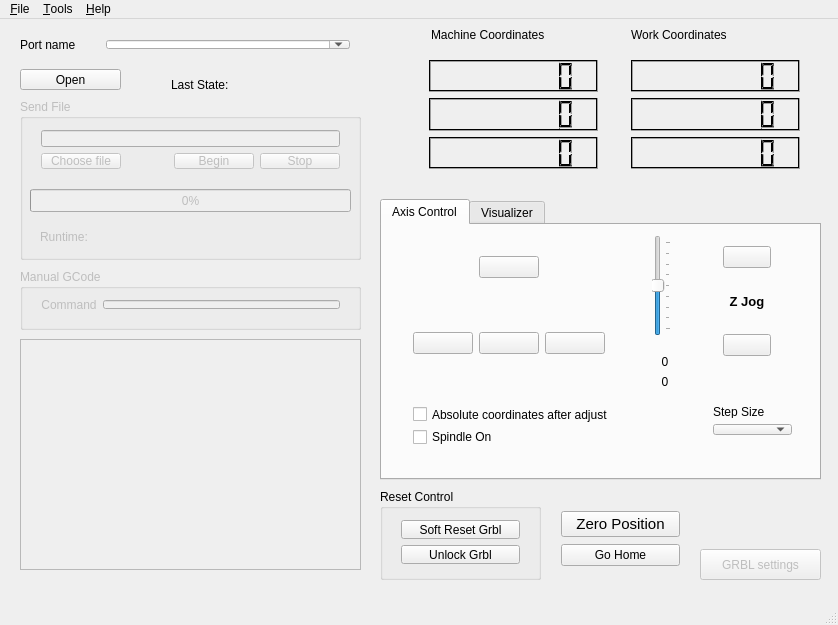
<?xml version="1.0" encoding="UTF-8"?>
<ui version="4.0">
 <class>MainWindow</class>
 <widget class="QMainWindow" name="MainWindow">
  <property name="enabled">
   <bool>true</bool>
  </property>
  <property name="geometry">
   <rect>
    <x>0</x>
    <y>0</y>
    <width>838</width>
    <height>625</height>
   </rect>
  </property>
  <property name="sizePolicy">
   <sizepolicy hsizetype="Expanding" vsizetype="Preferred">
    <horstretch>7</horstretch>
    <verstretch>0</verstretch>
   </sizepolicy>
  </property>
  <property name="maximumSize">
   <size>
    <width>10000000</width>
    <height>10000000</height>
   </size>
  </property>
  <property name="windowTitle">
   <string>Grbl Controller</string>
  </property>
  <property name="statusTip">
   <string/>
  </property>
  <widget class="QWidget" name="centralWidget">
   <widget class="QWidget" name="layoutWidget1">
    <property name="geometry">
     <rect>
      <x>418</x>
      <y>30</y>
      <width>191</width>
      <height>131</height>
     </rect>
    </property>
    <layout class="QVBoxLayout" name="verticalLayoutMachCoord">
     <item>
      <widget class="QLCDNumber" name="lcdMachNumberX">
       <property name="palette">
        <palette>
         <active>
          <colorrole role="Light">
           <brush brushstyle="SolidPattern">
            <color alpha="255">
             <red>0</red>
             <green>0</green>
             <blue>0</blue>
            </color>
           </brush>
          </colorrole>
         </active>
         <inactive>
          <colorrole role="Light">
           <brush brushstyle="SolidPattern">
            <color alpha="255">
             <red>0</red>
             <green>0</green>
             <blue>0</blue>
            </color>
           </brush>
          </colorrole>
         </inactive>
         <disabled>
          <colorrole role="Light">
           <brush brushstyle="SolidPattern">
            <color alpha="255">
             <red>0</red>
             <green>0</green>
             <blue>0</blue>
            </color>
           </brush>
          </colorrole>
         </disabled>
        </palette>
       </property>
       <property name="font">
        <font>
         <weight>50</weight>
         <bold>false</bold>
         <kerning>true</kerning>
        </font>
       </property>
       <property name="smallDecimalPoint">
        <bool>true</bool>
       </property>
       <property name="numDigits">
        <number>7</number>
       </property>
       <property name="segmentStyle">
        <enum>QLCDNumber::Filled</enum>
       </property>
      </widget>
     </item>
     <item>
      <widget class="QLCDNumber" name="lcdMachNumberY">
       <property name="palette">
        <palette>
         <active>
          <colorrole role="Light">
           <brush brushstyle="SolidPattern">
            <color alpha="255">
             <red>0</red>
             <green>0</green>
             <blue>0</blue>
            </color>
           </brush>
          </colorrole>
         </active>
         <inactive>
          <colorrole role="Light">
           <brush brushstyle="SolidPattern">
            <color alpha="255">
             <red>0</red>
             <green>0</green>
             <blue>0</blue>
            </color>
           </brush>
          </colorrole>
         </inactive>
         <disabled>
          <colorrole role="Light">
           <brush brushstyle="SolidPattern">
            <color alpha="255">
             <red>0</red>
             <green>0</green>
             <blue>0</blue>
            </color>
           </brush>
          </colorrole>
         </disabled>
        </palette>
       </property>
       <property name="font">
        <font>
         <weight>50</weight>
         <bold>false</bold>
         <kerning>true</kerning>
        </font>
       </property>
       <property name="smallDecimalPoint">
        <bool>true</bool>
       </property>
       <property name="numDigits">
        <number>7</number>
       </property>
       <property name="segmentStyle">
        <enum>QLCDNumber::Filled</enum>
       </property>
      </widget>
     </item>
     <item>
      <widget class="QLCDNumber" name="lcdMachNumberZ">
       <property name="palette">
        <palette>
         <active>
          <colorrole role="Light">
           <brush brushstyle="SolidPattern">
            <color alpha="255">
             <red>0</red>
             <green>0</green>
             <blue>0</blue>
            </color>
           </brush>
          </colorrole>
         </active>
         <inactive>
          <colorrole role="Light">
           <brush brushstyle="SolidPattern">
            <color alpha="255">
             <red>0</red>
             <green>0</green>
             <blue>0</blue>
            </color>
           </brush>
          </colorrole>
         </inactive>
         <disabled>
          <colorrole role="Light">
           <brush brushstyle="SolidPattern">
            <color alpha="255">
             <red>0</red>
             <green>0</green>
             <blue>0</blue>
            </color>
           </brush>
          </colorrole>
         </disabled>
        </palette>
       </property>
       <property name="font">
        <font>
         <weight>50</weight>
         <bold>false</bold>
         <kerning>true</kerning>
        </font>
       </property>
       <property name="smallDecimalPoint">
        <bool>true</bool>
       </property>
       <property name="numDigits">
        <number>7</number>
       </property>
       <property name="digitCount">
        <number>7</number>
       </property>
       <property name="segmentStyle">
        <enum>QLCDNumber::Filled</enum>
       </property>
      </widget>
     </item>
    </layout>
   </widget>
   <widget class="QWidget" name="layoutWidget2">
    <property name="geometry">
     <rect>
      <x>390</x>
      <y>30</y>
      <width>20</width>
      <height>131</height>
     </rect>
    </property>
    <layout class="QVBoxLayout" name="verticalLayout_3">
     <item>
      <widget class="QLabel" name="lblX">
       <property name="font">
        <font>
         <pointsize>18</pointsize>
        </font>
       </property>
       <property name="text">
        <string>X</string>
       </property>
       <property name="alignment">
        <set>Qt::AlignCenter</set>
       </property>
      </widget>
     </item>
     <item>
      <widget class="QLabel" name="lblY">
       <property name="font">
        <font>
         <pointsize>18</pointsize>
        </font>
       </property>
       <property name="text">
        <string>Y</string>
       </property>
       <property name="alignment">
        <set>Qt::AlignCenter</set>
       </property>
      </widget>
     </item>
     <item>
      <widget class="QLabel" name="lblZ">
       <property name="font">
        <font>
         <pointsize>18</pointsize>
        </font>
       </property>
       <property name="text">
        <string>Z</string>
       </property>
       <property name="alignment">
        <set>Qt::AlignCenter</set>
       </property>
      </widget>
     </item>
    </layout>
   </widget>
   <widget class="QListWidget" name="statusList">
    <property name="enabled">
     <bool>false</bool>
    </property>
    <property name="geometry">
     <rect>
      <x>20</x>
      <y>320</y>
      <width>341</width>
      <height>231</height>
     </rect>
    </property>
   </widget>
   <widget class="QGroupBox" name="groupBoxSendFile">
    <property name="enabled">
     <bool>false</bool>
    </property>
    <property name="geometry">
     <rect>
      <x>20</x>
      <y>80</y>
      <width>341</width>
      <height>161</height>
     </rect>
    </property>
    <property name="title">
     <string>Send File</string>
    </property>
    <widget class="QWidget" name="layoutWidget6">
     <property name="geometry">
      <rect>
       <x>10</x>
       <y>20</y>
       <width>321</width>
       <height>61</height>
      </rect>
     </property>
     <layout class="QGridLayout" name="gridLayout_2">
      <item row="0" column="0" colspan="4">
       <widget class="QLineEdit" name="filePath"/>
      </item>
      <item row="1" column="2">
       <widget class="QPushButton" name="Begin">
        <property name="text">
         <string>Begin</string>
        </property>
       </widget>
      </item>
      <item row="1" column="3">
       <widget class="QPushButton" name="Stop">
        <property name="text">
         <string>Stop</string>
        </property>
       </widget>
      </item>
      <item row="1" column="1">
       <spacer name="horizontalSpacer">
        <property name="orientation">
         <enum>Qt::Horizontal</enum>
        </property>
        <property name="sizeHint" stdset="0">
         <size>
          <width>40</width>
          <height>20</height>
         </size>
        </property>
       </spacer>
      </item>
      <item row="1" column="0">
       <widget class="QPushButton" name="openFile">
        <property name="text">
         <string>Choose file</string>
        </property>
       </widget>
      </item>
     </layout>
    </widget>
    <widget class="QProgressBar" name="progressFileSend">
     <property name="geometry">
      <rect>
       <x>10</x>
       <y>90</y>
       <width>321</width>
       <height>23</height>
      </rect>
     </property>
     <property name="value">
      <number>0</number>
     </property>
    </widget>
    <widget class="QLabel" name="labelRuntime">
     <property name="enabled">
      <bool>false</bool>
     </property>
     <property name="geometry">
      <rect>
       <x>20</x>
       <y>130</y>
       <width>61</width>
       <height>16</height>
      </rect>
     </property>
     <property name="text">
      <string>Runtime:</string>
     </property>
    </widget>
    <widget class="QLabel" name="outputRuntime">
     <property name="enabled">
      <bool>false</bool>
     </property>
     <property name="geometry">
      <rect>
       <x>90</x>
       <y>130</y>
       <width>61</width>
       <height>16</height>
      </rect>
     </property>
     <property name="text">
      <string/>
     </property>
    </widget>
   </widget>
   <widget class="QPushButton" name="btnGRBL">
    <property name="enabled">
     <bool>false</bool>
    </property>
    <property name="geometry">
     <rect>
      <x>700</x>
      <y>530</y>
      <width>121</width>
      <height>31</height>
     </rect>
    </property>
    <property name="text">
     <string>GRBL settings</string>
    </property>
   </widget>
   <widget class="QGroupBox" name="groupBoxManualGCode">
    <property name="enabled">
     <bool>false</bool>
    </property>
    <property name="geometry">
     <rect>
      <x>20</x>
      <y>250</y>
      <width>341</width>
      <height>61</height>
     </rect>
    </property>
    <property name="title">
     <string>Manual GCode</string>
    </property>
    <widget class="QWidget" name="layoutWidget7">
     <property name="geometry">
      <rect>
       <x>10</x>
       <y>20</y>
       <width>321</width>
       <height>31</height>
      </rect>
     </property>
     <layout class="QHBoxLayout" name="horizontalLayout">
      <item>
       <widget class="QLabel" name="label">
        <property name="text">
         <string>Command</string>
        </property>
        <property name="alignment">
         <set>Qt::AlignCenter</set>
        </property>
       </widget>
      </item>
      <item>
       <widget class="QLineEdit" name="Command">
        <property name="text">
         <string/>
        </property>
       </widget>
      </item>
     </layout>
    </widget>
   </widget>
   <widget class="QPushButton" name="btnOpenPort">
    <property name="geometry">
     <rect>
      <x>20</x>
      <y>50</y>
      <width>101</width>
      <height>21</height>
     </rect>
    </property>
    <property name="text">
     <string>Open</string>
    </property>
   </widget>
   <widget class="QWidget" name="horizontalLayoutWidget">
    <property name="geometry">
     <rect>
      <x>20</x>
      <y>10</y>
      <width>341</width>
      <height>31</height>
     </rect>
    </property>
    <layout class="QHBoxLayout" name="layoutComPort">
     <property name="leftMargin">
      <number>0</number>
     </property>
     <item>
      <widget class="QLabel" name="lblPort">
       <property name="sizePolicy">
        <sizepolicy hsizetype="Preferred" vsizetype="Preferred">
         <horstretch>0</horstretch>
         <verstretch>0</verstretch>
        </sizepolicy>
       </property>
       <property name="maximumSize">
        <size>
         <width>80</width>
         <height>16777215</height>
        </size>
       </property>
       <property name="text">
        <string>Port name</string>
       </property>
      </widget>
     </item>
     <item>
      <widget class="QComboBox" name="cmbPort">
       <property name="sizePolicy">
        <sizepolicy hsizetype="Preferred" vsizetype="Fixed">
         <horstretch>0</horstretch>
         <verstretch>0</verstretch>
        </sizepolicy>
       </property>
       <property name="minimumSize">
        <size>
         <width>220</width>
         <height>0</height>
        </size>
       </property>
       <property name="editable">
        <bool>true</bool>
       </property>
      </widget>
     </item>
    </layout>
   </widget>
   <widget class="QWidget" name="verticalLayoutWidget">
    <property name="geometry">
     <rect>
      <x>620</x>
      <y>30</y>
      <width>191</width>
      <height>131</height>
     </rect>
    </property>
    <layout class="QVBoxLayout" name="verticalLayoutWorkCoord">
     <item>
      <widget class="QLCDNumber" name="lcdWorkNumberX">
       <property name="palette">
        <palette>
         <active>
          <colorrole role="Light">
           <brush brushstyle="SolidPattern">
            <color alpha="255">
             <red>0</red>
             <green>0</green>
             <blue>0</blue>
            </color>
           </brush>
          </colorrole>
         </active>
         <inactive>
          <colorrole role="Light">
           <brush brushstyle="SolidPattern">
            <color alpha="255">
             <red>0</red>
             <green>0</green>
             <blue>0</blue>
            </color>
           </brush>
          </colorrole>
         </inactive>
         <disabled>
          <colorrole role="Light">
           <brush brushstyle="SolidPattern">
            <color alpha="255">
             <red>0</red>
             <green>0</green>
             <blue>0</blue>
            </color>
           </brush>
          </colorrole>
         </disabled>
        </palette>
       </property>
       <property name="font">
        <font>
         <weight>50</weight>
         <bold>false</bold>
         <kerning>true</kerning>
        </font>
       </property>
       <property name="smallDecimalPoint">
        <bool>true</bool>
       </property>
       <property name="numDigits">
        <number>7</number>
       </property>
       <property name="segmentStyle">
        <enum>QLCDNumber::Filled</enum>
       </property>
      </widget>
     </item>
     <item>
      <widget class="QLCDNumber" name="lcdWorkNumberY">
       <property name="palette">
        <palette>
         <active>
          <colorrole role="Light">
           <brush brushstyle="SolidPattern">
            <color alpha="255">
             <red>0</red>
             <green>0</green>
             <blue>0</blue>
            </color>
           </brush>
          </colorrole>
         </active>
         <inactive>
          <colorrole role="Light">
           <brush brushstyle="SolidPattern">
            <color alpha="255">
             <red>0</red>
             <green>0</green>
             <blue>0</blue>
            </color>
           </brush>
          </colorrole>
         </inactive>
         <disabled>
          <colorrole role="Light">
           <brush brushstyle="SolidPattern">
            <color alpha="255">
             <red>0</red>
             <green>0</green>
             <blue>0</blue>
            </color>
           </brush>
          </colorrole>
         </disabled>
        </palette>
       </property>
       <property name="font">
        <font>
         <weight>50</weight>
         <bold>false</bold>
         <kerning>true</kerning>
        </font>
       </property>
       <property name="smallDecimalPoint">
        <bool>true</bool>
       </property>
       <property name="numDigits">
        <number>7</number>
       </property>
       <property name="segmentStyle">
        <enum>QLCDNumber::Filled</enum>
       </property>
      </widget>
     </item>
     <item>
      <widget class="QLCDNumber" name="lcdWorkNumberZ">
       <property name="palette">
        <palette>
         <active>
          <colorrole role="Light">
           <brush brushstyle="SolidPattern">
            <color alpha="255">
             <red>0</red>
             <green>0</green>
             <blue>0</blue>
            </color>
           </brush>
          </colorrole>
         </active>
         <inactive>
          <colorrole role="Light">
           <brush brushstyle="SolidPattern">
            <color alpha="255">
             <red>0</red>
             <green>0</green>
             <blue>0</blue>
            </color>
           </brush>
          </colorrole>
         </inactive>
         <disabled>
          <colorrole role="Light">
           <brush brushstyle="SolidPattern">
            <color alpha="255">
             <red>0</red>
             <green>0</green>
             <blue>0</blue>
            </color>
           </brush>
          </colorrole>
         </disabled>
        </palette>
       </property>
       <property name="font">
        <font>
         <weight>50</weight>
         <bold>false</bold>
         <kerning>true</kerning>
        </font>
       </property>
       <property name="smallDecimalPoint">
        <bool>true</bool>
       </property>
       <property name="numDigits">
        <number>7</number>
       </property>
       <property name="segmentStyle">
        <enum>QLCDNumber::Filled</enum>
       </property>
      </widget>
     </item>
    </layout>
   </widget>
   <widget class="QGroupBox" name="groupBoxReset">
    <property name="geometry">
     <rect>
      <x>380</x>
      <y>470</y>
      <width>161</width>
      <height>91</height>
     </rect>
    </property>
    <property name="title">
     <string>Reset Control</string>
    </property>
    <widget class="QWidget" name="verticalLayoutWidget_3">
     <property name="geometry">
      <rect>
       <x>10</x>
       <y>20</y>
       <width>141</width>
       <height>66</height>
      </rect>
     </property>
     <layout class="QVBoxLayout" name="verticalLayout_2">
      <item>
       <widget class="QPushButton" name="btnResetGrbl">
        <property name="text">
         <string>Soft Reset Grbl</string>
        </property>
       </widget>
      </item>
      <item>
       <widget class="QPushButton" name="btnUnlockGrbl">
        <property name="text">
         <string>Unlock Grbl</string>
        </property>
       </widget>
      </item>
     </layout>
    </widget>
   </widget>
   <widget class="QWidget" name="horizontalLayoutWidget_2">
    <property name="geometry">
     <rect>
      <x>420</x>
      <y>0</y>
      <width>191</width>
      <height>31</height>
     </rect>
    </property>
    <layout class="QHBoxLayout" name="horizontalLayout_2">
     <item>
      <widget class="QLabel" name="labelMachCoord">
       <property name="text">
        <string>Machine Coordinates</string>
       </property>
      </widget>
     </item>
     <item>
      <widget class="QLabel" name="outputUnitsMachine">
       <property name="text">
        <string/>
       </property>
      </widget>
     </item>
    </layout>
   </widget>
   <widget class="QWidget" name="horizontalLayoutWidget_3">
    <property name="geometry">
     <rect>
      <x>620</x>
      <y>0</y>
      <width>201</width>
      <height>31</height>
     </rect>
    </property>
    <layout class="QHBoxLayout" name="horizontalLayout_3">
     <item>
      <widget class="QLabel" name="labelWorkCoord">
       <property name="text">
        <string>Work Coordinates</string>
       </property>
      </widget>
     </item>
     <item>
      <widget class="QLabel" name="outputUnitsWork">
       <property name="text">
        <string/>
       </property>
      </widget>
     </item>
    </layout>
   </widget>
   <widget class="QWidget" name="horizontalLayoutWidget_4">
    <property name="geometry">
     <rect>
      <x>160</x>
      <y>50</y>
      <width>201</width>
      <height>31</height>
     </rect>
    </property>
    <layout class="QHBoxLayout" name="horizontalLayout_4">
     <item>
      <widget class="QLabel" name="labelLastState">
       <property name="text">
        <string>Last State:</string>
       </property>
      </widget>
     </item>
     <item>
      <widget class="QLabel" name="outputLastState">
       <property name="text">
        <string/>
       </property>
      </widget>
     </item>
    </layout>
   </widget>
   <widget class="QWidget" name="verticalLayoutWidget_4">
    <property name="geometry">
     <rect>
      <x>550</x>
      <y>480</y>
      <width>141</width>
      <height>81</height>
     </rect>
    </property>
    <layout class="QVBoxLayout" name="verticalLayout_4">
     <item>
      <widget class="QPushButton" name="btnSetHome">
       <property name="font">
        <font>
         <pointsize>11</pointsize>
        </font>
       </property>
       <property name="autoFillBackground">
        <bool>false</bool>
       </property>
       <property name="text">
        <string>Zero Position</string>
       </property>
      </widget>
     </item>
     <item>
      <widget class="QPushButton" name="btnGoHomeSafe">
       <property name="text">
        <string>Go Home</string>
       </property>
      </widget>
     </item>
    </layout>
   </widget>
   <widget class="QTabWidget" name="tabAxisVisualizer">
    <property name="geometry">
     <rect>
      <x>380</x>
      <y>180</y>
      <width>441</width>
      <height>281</height>
     </rect>
    </property>
    <property name="currentIndex">
     <number>0</number>
    </property>
    <widget class="QWidget" name="tab">
     <attribute name="title">
      <string>Axis Control</string>
     </attribute>
     <widget class="QWidget" name="layoutWidget3">
      <property name="geometry">
       <rect>
        <x>20</x>
        <y>20</y>
        <width>214</width>
        <height>120</height>
       </rect>
      </property>
      <layout class="QGridLayout" name="gridLayout" rowstretch="0,0,0">
       <item row="0" column="1">
        <widget class="QPushButton" name="IncYBtn">
         <property name="text">
          <string/>
         </property>
         <property name="icon">
          <iconset resource="GrblController.qrc">
           <normaloff>:/img/up.PNG</normaloff>:/img/up.PNG</iconset>
         </property>
         <property name="iconSize">
          <size>
           <width>24</width>
           <height>24</height>
          </size>
         </property>
        </widget>
       </item>
       <item row="1" column="1">
        <spacer name="verticalSpacer">
         <property name="orientation">
          <enum>Qt::Vertical</enum>
         </property>
         <property name="sizeHint" stdset="0">
          <size>
           <width>18</width>
           <height>17</height>
          </size>
         </property>
        </spacer>
       </item>
       <item row="2" column="0">
        <widget class="QPushButton" name="DecXBtn">
         <property name="text">
          <string/>
         </property>
         <property name="icon">
          <iconset resource="GrblController.qrc">
           <normaloff>:/img/left.PNG</normaloff>:/img/left.PNG</iconset>
         </property>
         <property name="iconSize">
          <size>
           <width>24</width>
           <height>24</height>
          </size>
         </property>
        </widget>
       </item>
       <item row="2" column="1">
        <widget class="QPushButton" name="DecYBtn">
         <property name="text">
          <string/>
         </property>
         <property name="icon">
          <iconset resource="GrblController.qrc">
           <normaloff>:/img/down.PNG</normaloff>:/img/down.PNG</iconset>
         </property>
         <property name="iconSize">
          <size>
           <width>24</width>
           <height>24</height>
          </size>
         </property>
        </widget>
       </item>
       <item row="2" column="2">
        <widget class="QPushButton" name="IncXBtn">
         <property name="text">
          <string/>
         </property>
         <property name="icon">
          <iconset resource="GrblController.qrc">
           <normaloff>:/img/right.PNG</normaloff>:/img/right.PNG</iconset>
         </property>
         <property name="iconSize">
          <size>
           <width>24</width>
           <height>24</height>
          </size>
         </property>
        </widget>
       </item>
      </layout>
     </widget>
     <widget class="QWidget" name="layoutWidget4">
      <property name="geometry">
       <rect>
        <x>330</x>
        <y>10</y>
        <width>70</width>
        <height>132</height>
       </rect>
      </property>
      <layout class="QVBoxLayout" name="layoutZJog">
       <item>
        <widget class="QPushButton" name="IncZBtn">
         <property name="text">
          <string/>
         </property>
         <property name="icon">
          <iconset resource="GrblController.qrc">
           <normaloff>:/img/up.PNG</normaloff>:/img/up.PNG</iconset>
         </property>
         <property name="iconSize">
          <size>
           <width>24</width>
           <height>24</height>
          </size>
         </property>
        </widget>
       </item>
       <item>
        <widget class="QLabel" name="lblZJog">
         <property name="font">
          <font>
           <pointsize>10</pointsize>
           <weight>75</weight>
           <bold>true</bold>
          </font>
         </property>
         <property name="text">
          <string>Z Jog</string>
         </property>
         <property name="alignment">
          <set>Qt::AlignCenter</set>
         </property>
        </widget>
       </item>
       <item>
        <widget class="QPushButton" name="DecZBtn">
         <property name="text">
          <string/>
         </property>
         <property name="icon">
          <iconset resource="GrblController.qrc">
           <normaloff>:/img/down.PNG</normaloff>:/img/down.PNG</iconset>
         </property>
         <property name="iconSize">
          <size>
           <width>24</width>
           <height>24</height>
          </size>
         </property>
        </widget>
       </item>
      </layout>
     </widget>
     <widget class="QWidget" name="layoutWidget5">
      <property name="geometry">
       <rect>
        <x>320</x>
        <y>170</y>
        <width>101</width>
        <height>51</height>
       </rect>
      </property>
      <layout class="QVBoxLayout" name="verticalLayoutStepSize">
       <item>
        <widget class="QLabel" name="lblStep">
         <property name="text">
          <string>Step Size           </string>
         </property>
        </widget>
       </item>
       <item>
        <widget class="QComboBox" name="comboStep"/>
       </item>
      </layout>
     </widget>
     <widget class="QWidget" name="verticalLayoutWidget_2">
      <property name="geometry">
       <rect>
        <x>20</x>
        <y>170</y>
        <width>281</width>
        <height>61</height>
       </rect>
      </property>
      <layout class="QVBoxLayout" name="verticalLayout">
       <item>
        <widget class="QCheckBox" name="chkRestoreAbsolute">
         <property name="text">
          <string>Absolute coordinates after adjust</string>
         </property>
        </widget>
       </item>
       <item>
        <widget class="QCheckBox" name="SpindleOn">
         <property name="text">
          <string>Spindle On</string>
         </property>
         <property name="checked">
          <bool>false</bool>
         </property>
        </widget>
       </item>
      </layout>
     </widget>
     <widget class="QSlider" name="verticalSliderZJog">
      <property name="geometry">
       <rect>
        <x>270</x>
        <y>10</y>
        <width>19</width>
        <height>101</height>
       </rect>
      </property>
      <property name="maximum">
       <number>80</number>
      </property>
      <property name="value">
       <number>40</number>
      </property>
      <property name="sliderPosition">
       <number>40</number>
      </property>
      <property name="orientation">
       <enum>Qt::Vertical</enum>
      </property>
      <property name="invertedAppearance">
       <bool>false</bool>
      </property>
      <property name="invertedControls">
       <bool>false</bool>
      </property>
      <property name="tickPosition">
       <enum>QSlider::TicksBelow</enum>
      </property>
     </widget>
     <widget class="QLabel" name="currentZJogSliderDelta">
      <property name="geometry">
       <rect>
        <x>260</x>
        <y>130</y>
        <width>46</width>
        <height>13</height>
       </rect>
      </property>
      <property name="text">
       <string>0</string>
      </property>
      <property name="alignment">
       <set>Qt::AlignCenter</set>
      </property>
     </widget>
     <widget class="QLabel" name="resultingZJogSliderPosition">
      <property name="geometry">
       <rect>
        <x>260</x>
        <y>150</y>
        <width>46</width>
        <height>13</height>
       </rect>
      </property>
      <property name="text">
       <string>0</string>
      </property>
      <property name="alignment">
       <set>Qt::AlignCenter</set>
      </property>
     </widget>
    </widget>
    <widget class="QWidget" name="tab_">
     <attribute name="title">
      <string>Visualizer</string>
     </attribute>
     <widget class="RenderArea" name="wgtVisualizer" native="true">
      <property name="geometry">
       <rect>
        <x>-1</x>
        <y>-1</y>
        <width>437</width>
        <height>259</height>
       </rect>
      </property>
      <property name="palette">
       <palette>
        <active>
         <colorrole role="Base">
          <brush brushstyle="SolidPattern">
           <color alpha="255">
            <red>255</red>
            <green>255</green>
            <blue>255</blue>
           </color>
          </brush>
         </colorrole>
         <colorrole role="Window">
          <brush brushstyle="SolidPattern">
           <color alpha="255">
            <red>244</red>
            <green>237</green>
            <blue>187</blue>
           </color>
          </brush>
         </colorrole>
        </active>
        <inactive>
         <colorrole role="Base">
          <brush brushstyle="SolidPattern">
           <color alpha="255">
            <red>255</red>
            <green>255</green>
            <blue>255</blue>
           </color>
          </brush>
         </colorrole>
         <colorrole role="Window">
          <brush brushstyle="SolidPattern">
           <color alpha="255">
            <red>244</red>
            <green>237</green>
            <blue>187</blue>
           </color>
          </brush>
         </colorrole>
        </inactive>
        <disabled>
         <colorrole role="Base">
          <brush brushstyle="SolidPattern">
           <color alpha="255">
            <red>244</red>
            <green>237</green>
            <blue>187</blue>
           </color>
          </brush>
         </colorrole>
         <colorrole role="Window">
          <brush brushstyle="SolidPattern">
           <color alpha="255">
            <red>244</red>
            <green>237</green>
            <blue>187</blue>
           </color>
          </brush>
         </colorrole>
        </disabled>
       </palette>
      </property>
      <property name="autoFillBackground">
       <bool>true</bool>
      </property>
     </widget>
    </widget>
   </widget>
  </widget>
  <widget class="QMenuBar" name="menuBar">
   <property name="geometry">
    <rect>
     <x>0</x>
     <y>0</y>
     <width>838</width>
     <height>21</height>
    </rect>
   </property>
   <widget class="QMenu" name="menuHelp">
    <property name="title">
     <string>&amp;Help</string>
    </property>
    <addaction name="actionAbout"/>
   </widget>
   <widget class="QMenu" name="menuTools">
    <property name="title">
     <string>&amp;Tools</string>
    </property>
    <addaction name="actionOptions"/>
   </widget>
   <widget class="QMenu" name="menuFile">
    <property name="title">
     <string>&amp;File</string>
    </property>
    <addaction name="actionExit"/>
   </widget>
   <addaction name="menuFile"/>
   <addaction name="menuTools"/>
   <addaction name="menuHelp"/>
  </widget>
  <widget class="QStatusBar" name="statusBar"/>
  <action name="actionAbout">
   <property name="text">
    <string>&amp;About</string>
   </property>
  </action>
  <action name="actionOptions">
   <property name="text">
    <string>&amp;Options</string>
   </property>
  </action>
  <action name="actionExit">
   <property name="text">
    <string>E&amp;xit</string>
   </property>
  </action>
 </widget>
 <layoutdefault spacing="6" margin="11"/>
 <customwidgets>
  <customwidget>
   <class>RenderArea</class>
   <extends>QWidget</extends>
   <header>renderarea.h</header>
   <container>1</container>
  </customwidget>
 </customwidgets>
 <resources>
  <include location="GrblController.qrc"/>
 </resources>
 <connections/>
</ui>
